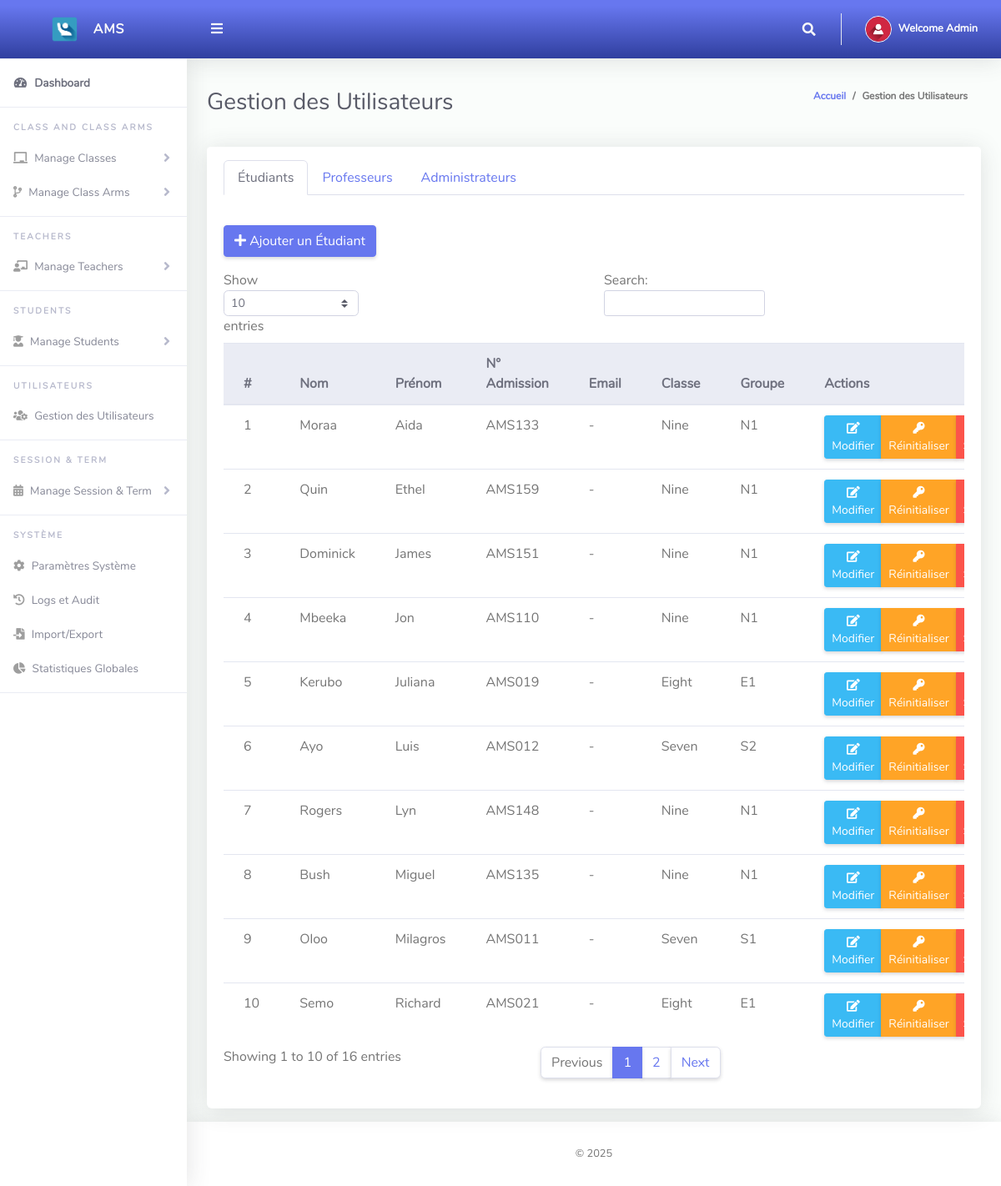
The app's page /Admin/manageUsers.php (signed in) with its own data.
### tables this page shows
CREATE TABLE `tblstudents` (
  `Id` int(10) NOT NULL,
  `firstName` varchar(255) NOT NULL,
  `lastName` varchar(255) NOT NULL,
  `otherName` varchar(255) NOT NULL,
  `admissionNumber` varchar(255) NOT NULL,
  `emailAddress` varchar(255) DEFAULT NULL,
  `password` varchar(255) NOT NULL,
  `classId` varchar(10) NOT NULL,
  `classArmId` varchar(10) NOT NULL,
  `dateCreated` varchar(50) NOT NULL,
  `lastLogin` datetime DEFAULT NULL
);

CREATE TABLE `tblclass` (
  `Id` int(10) NOT NULL,
  `className` varchar(255) NOT NULL
);

CREATE TABLE `tblclassarms` (
  `Id` int(10) NOT NULL,
  `classId` varchar(10) NOT NULL,
  `classArmName` varchar(255) NOT NULL,
  `isAssigned` varchar(10) NOT NULL
);

### Admin/manageUsers.php (the view, shortened to what this page needs)
<?php
include '../Includes/dbcon.php';
$userType = isset($_GET['type']) ? $_GET['type'] : 'students';
$users = [];
if($userType == 'students'){
    $query = "SELECT s.*, c.className, ca.classArmName
              FROM tblstudents s
              LEFT JOIN tblclass c ON c.Id = s.classId
              LEFT JOIN tblclassarms ca ON ca.Id = s.classArmId
              ORDER BY s.firstName ASC";
    $rs = $conn->query($query);
    while($row = $rs->fetch_assoc()){
        $users[] = $row;
    }
} elseif($userType == 'admins'){
    $query = "SELECT * FROM tbladmin ORDER BY firstName ASC";
    $rs = $conn->query($query);
    while($row = $rs->fetch_assoc()){
        $users[] = $row;
    }
}
?>
<!DOCTYPE html>
<html lang="fr">
<head>
  <link href="../vendor/fontawesome-free/css/all.min.css" rel="stylesheet" type="text/css">
  <link href="../vendor/bootstrap/css/bootstrap.min.css" rel="stylesheet" type="text/css">
  <link href="css/ruang-admin.min.css" rel="stylesheet">
</head>
<body id="page-top">
  <div id="wrapper">
    <?php include "Includes/sidebar.php";?>
    <div id="content-wrapper" class="d-flex flex-column">
      <div id="content">
        <?php include "Includes/topbar.php";?>
        <div class="container-fluid" id="container-wrapper">
          <div class="d-sm-flex align-items-center justify-content-between mb-4">
            <h1 class="h3 mb-0 text-gray-800">Gestion des Utilisateurs</h1>
            <ol class="breadcrumb">
              <li class="breadcrumb-item"><a href="./">Accueil</a></li>
              <li class="breadcrumb-item active">Gestion des Utilisateurs</li>
            </ol>
          </div>
          <div class="row mb-3">
            <div class="col-lg-12">
              <div class="card">
                <div class="card-header py-3">
                  <ul class="nav nav-tabs">
                    <li class="nav-item">
                      <a class="nav-link <?php echo $userType == 'students' ? 'active' : ''; ?>" href="?type=students">Étudiants</a>
                    </li>
                    <li class="nav-item">
                      <a class="nav-link <?php echo $userType == 'teachers' ? 'active' : ''; ?>" href="?type=teachers">Professeurs</a>
                    </li>
                    <li class="nav-item">
                      <a class="nav-link <?php echo $userType == 'admins' ? 'active' : ''; ?>" href="?type=admins">Administrateurs</a>
                    </li>
                  </ul>
                </div>
                <div class="card-body">
                  <div class="mb-3">
                    <?php if($userType == 'students'): ?>
                      <a href="createStudents.php" class="btn btn-primary"><i class="fas fa-plus"></i> Ajouter un Étudiant</a>
                    <?php elseif($userType == 'teachers'): ?>
                      <a href="createClassTeacher.php" class="btn btn-primary"><i class="fas fa-plus"></i> Ajouter un Professeur</a>
                    <?php elseif($userType == 'admins'): ?>
                      <a href="createUsers.php" class="btn btn-primary"><i class="fas fa-plus"></i> Ajouter un Administrateur</a>
                    <?php endif; ?>
                  </div>
                  <div class="table-responsive">
                    <table class="table align-items-center table-flush table-hover" id="dataTable">
                      <thead class="thead-light">
                        <tr>
                          <th>#</th>
                          <th>Nom</th>
                          <th>Prénom</th>
                          <?php if($userType == 'students'): ?>
                          <th>N° Admission</th>
                          <th>Email</th>
                          <th>Classe</th>
                          <th>Groupe</th>
                          <?php elseif($userType == 'admins'): ?>
                          <th>Email</th>
                          <?php endif; ?>
                          <th>Actions</th>
                        </tr>
                      </thead>
                      <tbody>
                        <?php
                        $sn = 0;
                        foreach($users as $user):
                          $sn++;
                        ?>
                        <tr>
                          <td><?php echo $sn; ?></td>
                          <td><?php echo $user['lastName']; ?></td>
                          <td><?php echo $user['firstName']; ?></td>
                          <?php if($userType == 'students'): ?>
                          <td><?php echo $user['admissionNumber']; ?></td>
                          <td><?php echo $user['emailAddress'] ? $user['emailAddress'] : '-'; ?></td>
                          <td><?php echo $user['className'] ? $user['className'] : '-'; ?></td>
                          <td><?php echo $user['classArmName'] ? $user['classArmName'] : '-'; ?></td>
                          <?php elseif($userType == 'admins'): ?>
                          <td><?php echo $user['emailAddress']; ?></td>
                          <?php endif; ?>
                          <td>
                            <div class="btn-group">
                              <?php if($userType == 'students'): ?>
                                <a href="createStudents.php?edit=<?php echo $user['Id']; ?>" class="btn btn-sm btn-info">
                                  <i class="fas fa-edit"></i> Modifier
                                </a>
                              <?php elseif($userType == 'teachers'): ?>
                                <a href="createClassTeacher.php?edit=<?php echo $user['Id']; ?>" class="btn btn-sm btn-info">
                                  <i class="fas fa-edit"></i> Modifier
                                </a>
                              <?php elseif($userType == 'admins'): ?>
                                <a href="createUsers.php?edit=<?php echo $user['Id']; ?>" class="btn btn-sm btn-info">
                                  <i class="fas fa-edit"></i> Modifier
                                </a>
                              <?php endif; ?>
                              <button type="button" class="btn btn-sm btn-warning" data-toggle="modal" data-target="#resetModal<?php echo $user['Id']; ?>">
                                <i class="fas fa-key"></i> Réinitialiser
                              </button>
                              <a href="?delete=<?php echo $user['Id']; ?>&type=<?php echo $userType; ?>"
                                 class="btn btn-sm btn-danger"
                                 onclick="return confirm('Êtes-vous sûr de vouloir supprimer cet utilisateur?');">
                              </a>
                            </div>
                          </td>
                        </tr>
                        <?php endforeach; ?>
                      </tbody>
                    </table>
                  </div>
                </div>
              </div>
            </div>
          </div>
        </div>
      </div>
      <?php include "Includes/footer.php";?>
    </div>
  </div>
</body>
</html>

### Admin/Includes/sidebar.php (shortened to what this page needs)
<ul class="navbar-nav sidebar sidebar-light accordion " id="accordionSidebar">
     <a class="sidebar-brand d-flex align-items-center bg-gradient-primary  justify-content-center" href="index.php">
       <div class="sidebar-brand-icon" >
         <img src="img/logo/attnlg.jpg">
       </div>
       <div class="sidebar-brand-text mx-3">AMS</div>
     </a>
     <hr class="sidebar-divider my-0">
     <li class="nav-item active">
       <a class="nav-link" href="index.php">
         <i class="fas fa-fw fa-tachometer-alt"></i>
         <span>Dashboard</span></a>
     </li>
     <hr class="sidebar-divider">
     <div class="sidebar-heading">
       Class and Class Arms
     </div>
     <li class="nav-item">
       <a class="nav-link collapsed" href="#" data-toggle="collapse" data-target="#collapseBootstrap"
         aria-expanded="true" aria-controls="collapseBootstrap">
         <i class="fas fa-chalkboard"></i>
         <span>Manage Classes</span>
       </a>
     </li>
     <li class="nav-item">
       <a class="nav-link collapsed" href="#" data-toggle="collapse" data-target="#collapseBootstrapusers"
         aria-expanded="true" aria-controls="collapseBootstrapusers">
         <i class="fas fa-code-branch"></i>
         <span>Manage Class Arms</span>
       </a>
     </li>
      <hr class="sidebar-divider">
     <div class="sidebar-heading">
       Teachers
     </div>
     <li class="nav-item">
       <a class="nav-link collapsed" href="#" data-toggle="collapse" data-target="#collapseBootstrapassests"
         aria-expanded="true" aria-controls="collapseBootstrapassests">
         <i class="fas fa-chalkboard-teacher"></i>
         <span>Manage Teachers</span>
       </a>
     </li>
     <hr class="sidebar-divider">
     <div class="sidebar-heading">
       Students
     </div>
      <li class="nav-item">
       <a class="nav-link collapsed" href="#" data-toggle="collapse" data-target="#collapseBootstrap2"
         aria-expanded="true" aria-controls="collapseBootstrap2">
         <i class="fas fa-user-graduate"></i>
         <span>Manage Students</span>
       </a>
     </li>
     <hr class="sidebar-divider">
     <div class="sidebar-heading">
       Utilisateurs
     </div>
     <li class="nav-item">
       <a class="nav-link" href="manageUsers.php">
         <i class="fas fa-users-cog"></i>
         <span>Gestion des Utilisateurs</span></a>
     </li>
     <hr class="sidebar-divider">
     <div class="sidebar-heading">
      Session & Term
     </div>
      <li class="nav-item">
       <a class="nav-link collapsed" href="#" data-toggle="collapse" data-target="#collapseBootstrapcon"
         aria-expanded="true" aria-controls="collapseBootstrapcon">
         <i class="fa fa-calendar-alt"></i>
         <span>Manage Session & Term</span>
       </a>
     </li>
     <hr class="sidebar-divider">
     <div class="sidebar-heading">
       Système
     </div>
     <li class="nav-item">
       <a class="nav-link" href="systemSettings.php">
         <i class="fas fa-cog"></i>
         <span>Paramètres Système</span></a>
     </li>
     <li class="nav-item">
       <a class="nav-link" href="viewLogs.php">
         <i class="fas fa-history"></i>
         <span>Logs et Audit</span></a>
     </li>
     <li class="nav-item">
       <a class="nav-link" href="importExport.php">
         <i class="fas fa-file-import"></i>
         <span>Import/Export</span></a>
     </li>
     <li class="nav-item">
       <a class="nav-link" href="globalStatistics.php">
         <i class="fas fa-chart-pie"></i>
         <span>Statistiques Globales</span></a>
     </li>
     <hr class="sidebar-divider">
   </ul>

### Admin/Includes/topbar.php (shortened to what this page needs)
<?php
  $query = "SELECT * FROM tbladmin WHERE Id = ".$_SESSION['userId']."";
  $rs = $conn->query($query);
  $rows = $rs->fetch_assoc();
  $fullName = $rows['firstName']." ".$rows['lastName'];
?>
<nav class="navbar navbar-expand navbar-light bg-gradient-primary topbar mb-4 static-top">
          <button id="sidebarToggleTop" class="btn btn-link rounded-circle mr-3">
            <i class="fa fa-bars"></i>
          </button>
          <ul class="navbar-nav ml-auto">
            <li class="nav-item dropdown no-arrow">
              <a class="nav-link dropdown-toggle" href="#" id="searchDropdown" role="button" data-toggle="dropdown"
                aria-haspopup="true" aria-expanded="false">
                <i class="fas fa-search fa-fw"></i>
              </a>
            </li>
            <li class="nav-item dropdown no-arrow">
              <a class="nav-link dropdown-toggle" href="#" id="userDropdown" role="button" data-toggle="dropdown"
                aria-haspopup="true" aria-expanded="false">
                <img class="img-profile rounded-circle" src="img/user-icn.png" style="max-width: 60px">
                <span class="ml-2 d-none d-lg-inline text-white small"><b>Welcome <?php echo $fullName;?></b></span>
              </a>
            </li>
          </ul>
        </nav>

### Admin/Includes/footer.php
<footer class="sticky-footer bg-white">
       <div class="container my-auto">
         <div class="copyright text-center my-auto">
           <span> &copy; <script> document.write(new Date().getFullYear()); </script>
           </span>
         </div>
       </div>
     </footer>

### records on screen
tblstudents: lastName "Moraa", firstName "Aida", admissionNumber "AMS133", classId.className "Nine", classArmId.classArmName "N1"
tblstudents: lastName "Quin", firstName "Ethel", admissionNumber "AMS159", classId.className "Nine", classArmId.classArmName "N1"
tblstudents: lastName "Dominick", firstName "James", admissionNumber "AMS151", classId.className "Nine", classArmId.classArmName "N1"
tblstudents: lastName "Mbeeka", firstName "Jon", admissionNumber "AMS110", classId.className "Nine", classArmId.classArmName "N1"
tblstudents: lastName "Kerubo", firstName "Juliana", admissionNumber "AMS019", classId.className "Eight", classArmId.classArmName "E1"
tblstudents: lastName "Ayo", firstName "Luis", admissionNumber "AMS012", classId.className "Seven", classArmId.classArmName "S2"
tblstudents: lastName "Rogers", firstName "Lyn", admissionNumber "AMS148", classId.className "Nine", classArmId.classArmName "N1"
tblstudents: lastName "Bush", firstName "Miguel", admissionNumber "AMS135", classId.className "Nine", classArmId.classArmName "N1"
tblstudents: lastName "Oloo", firstName "Milagros", admissionNumber "AMS011", classId.className "Seven", classArmId.classArmName "S1"
tblstudents: lastName "Semo", firstName "Richard", admissionNumber "AMS021", classId.className "Eight", classArmId.classArmName "E1"

### other values on screen
$fullName "Admin"
